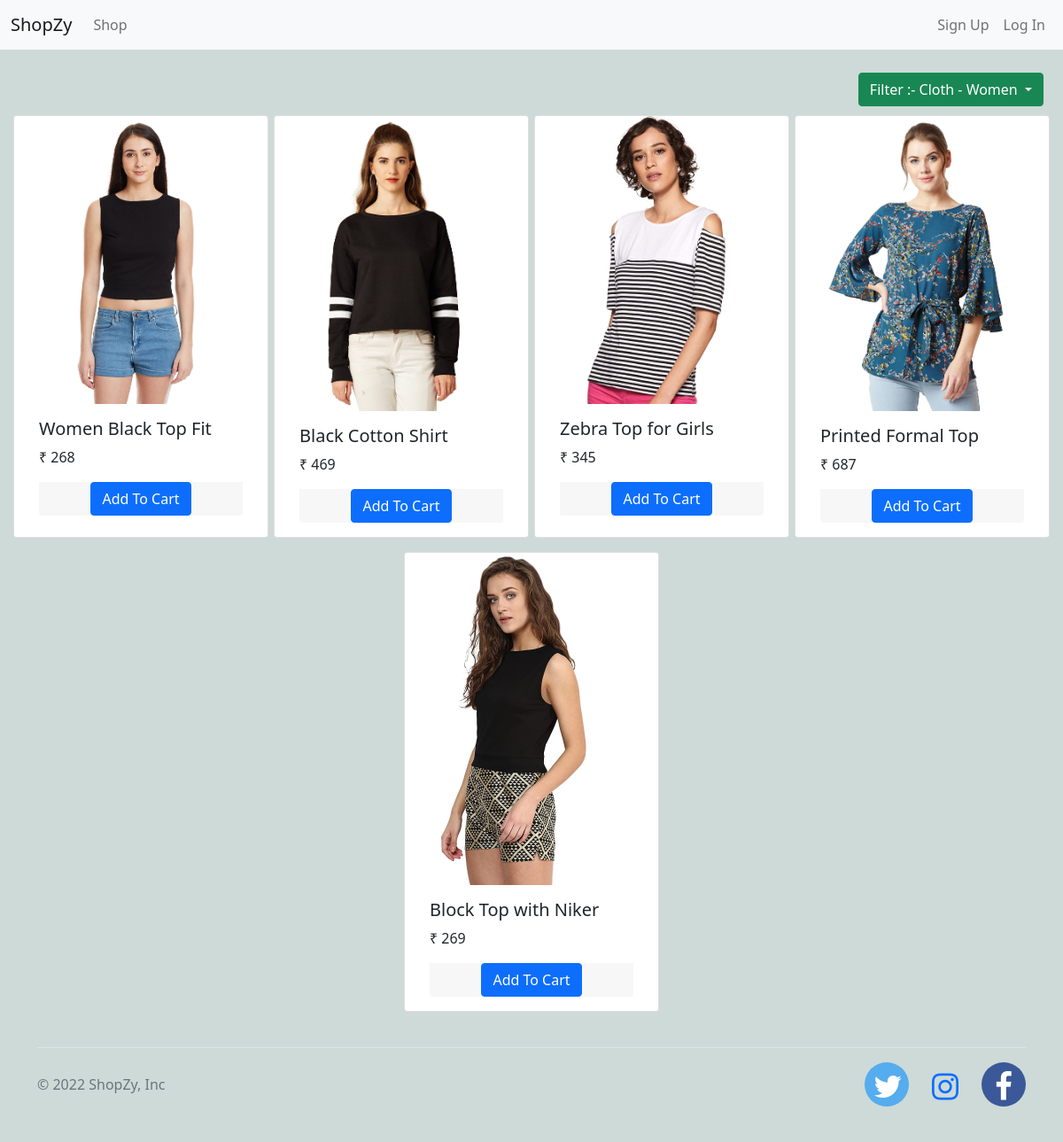
The app's page /?category=2 with its own data.
### Shop/models/category.py (models this page shows)
class Category (models.Model):
    name = models.CharField(max_length= 15)
    def __str__(self):
        return self.name
    @staticmethod
    def get_all_category():
        return Category.objects.all()

### Shop/models/product.py (models this page shows, shortened)
class Product(models.Model) :
    name = models.CharField(max_length = 25)
    price = models.IntegerField(default = 100)
    category = models.ForeignKey(Category, on_delete = models.CASCADE)
    description = models.CharField(max_length = 50)
    image = models.ImageField(upload_to = 'Uploads/images')
    @staticmethod
    def get_all_products():
        return Product.objects.all()
    @staticmethod
    def get_products_by_categoryId(category_id):
        if category_id :
            return Product.objects.filter(category = category_id)
        return Product.get_all_products()

### Shop/views/index.py (the view, shortened to what this page needs)
# urls.py: path('',  Index.as_view() , name = 'HomePage'),
class Index(View):
    def get(self, request):
        if not request.session.get("cart"):
            request.session["cart"] = {}
        data = {}
        products = Product.get_all_products()
        categories = Category.get_all_category()
        categoryId = request.GET.get('category')
        data['id'] = None
        if categoryId :
            products = Product.get_products_by_categoryId(categoryId)
            data['id'] = categories[int(categoryId)-1]
        data['category'] = categories
        data['products'] = products
        print("You are : " , request.session.get('customerEmail'))
        return render(request,'index.html',data)

### Shop/templatetags/cart_qty.py (called while the page is built)
@register.filter(name="is_in_cart")
def is_in_cart(product, cart):
    keys = cart.keys()
    for key in keys :
        if int(key) == product.id and cart[key] != 0 :
            return True
    return False

### Shop/templatetags/custom_filter.py (called while the page is built)
@register.filter(name="currency")
def currency(price):
    return "₹ " + str(price)

### Shop/templates/index.html (shortened to what this page needs)
{% extends 'base.html' %}
{% load cart_qty %}
{% load custom_filter %}
{% block content %}
<div class="container-fluid mt-3">
  <div class=" filter">
    <button type="button" class="btn f btn-success dropdown-toggle" data-bs-toggle="dropdown" aria-expanded="false">
      {% if id%}
      Filter :- {{id}}
      {% else %}
      Filter
      {% endif %}
    </button>
  </div>
  <div class="row">
    <div id='products' class=" mx-auto">
      <div class="row mx-auto">
        {% for product in products %}
        <div class="card mx-auto mb-3" id={{product.id}} style="width: 18rem;">
          <img src={{product.image.url}} class="card-img-top img" alt="...">
          <div class="card-body">
            <h5 class="card-title">{{product.name}}</h5>
            <p class="card-text">{{product.price|currency}}</p>
            <div class="card-footer p-0 no-gutters">
              {% if product|is_in_cart:request.session.cart %}
              <div class="row no-gutters cart">
                <form action="/#{{product.id}}" id="btn" method="post" class="col-2 no-gutters">
                  {% csrf_token %}
                  <input hidden type="text" name="productId" value="{{product.id}}">
                  <input hidden type="text" name="qty" value="-1">
                  <input type="submit" value="-" class="no-gutters btn btn-block
                  btn-light border">
                </form>
                <div class="text-center col"> {{product|cart_quantity:request.session.cart}} </div>
                <form action="/#{{product.id}}" id="btn" method="post" class="col-2 no-gutters">
                  {% csrf_token %}
                  <input hidden type="text" name="productId" value="{{product.id}}">
                  <input hidden type="text" name="qty" value="1">
                  <input type="submit" value="+" class="no-gutters btn btn-block
                  btn-light border">
                </form>
              </div>
              {% else %}
              <form action="/#{{product.id}}" method="post" class="btn-block">
                <button type="submit" class="btn btn-primary">Add To Cart</button>
              </form>
              {% endif %}
            </div>
          </div>
        </div>
        {% endfor %}
      </div>
    </div>
  </div>
</div>
{% endblock %}

### Shop/templates/base.html (style rules this page uses)
body { background-color: rgb(206, 218, 215) }

### Shop/templates/index.html (style rules this page uses)
.img { width: 250px; }
.filter { padding: 10px; margin-bottom: + 5px; display: flex; flex-direction: row-reverse; align-items: flex-end; }
.f { position: relative; float: right; }
.card-footer { border: 0px; }
.btn-block { text-align: center; }

### records on screen
Category: name "Cloth - Women"
Product: image (picture), name "Women Black Top Fit", price "₹ 268"
Product: image (picture), name "Black Cotton Shirt", price "₹ 469"
Product: image (picture), name "Zebra Top for Girls", price "₹ 345"
Product: image (picture), name "Printed Formal Top", price "₹ 687"
Product: image (picture), name "Block Top with Niker", price "₹ 269"
